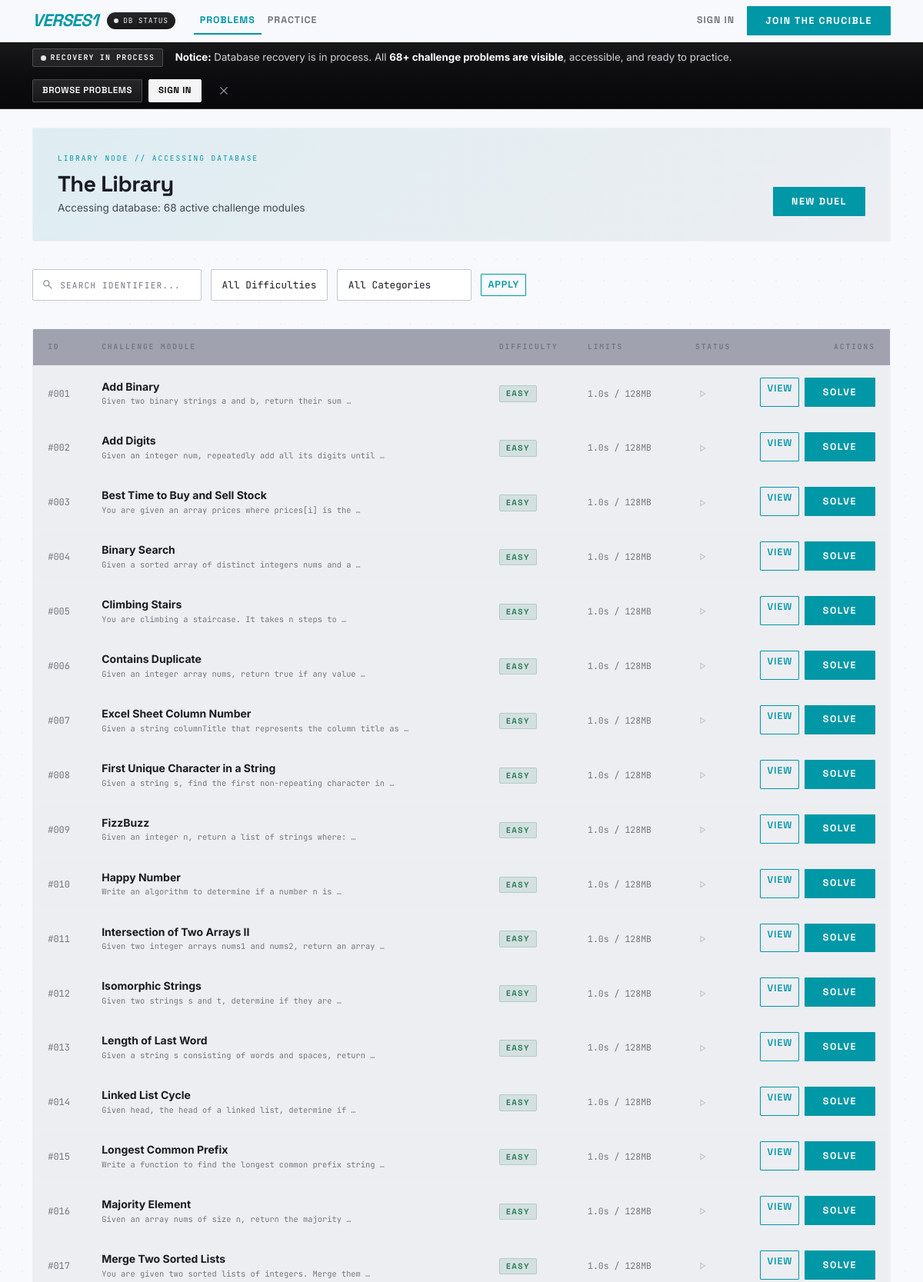
The app's page /problems/ (upper part) with its own data.
### battles/models.py (models this page shows, shortened)
class ProblemStatement(models.Model):
    DIFFICULTY_CHOICES = [
        ('easy', 'Easy'),
        ('medium', 'Medium'),
        ('hard', 'Hard'),
    ]
    title = models.CharField(max_length=200)
    slug = models.SlugField(unique=True)
    description = models.TextField(help_text="Problem description in Markdown")
    input_format = models.TextField(help_text="Description of input format")
    output_format = models.TextField(help_text="Description of expected output format")
    constraints = models.TextField(help_text="Constraints (e.g., 1 <= n <= 10^5)")
    example_input = models.TextField(help_text="Example input to show users")
    example_output = models.TextField(help_text="Expected output for example")
    example_explanation = models.TextField(blank=True, help_text="Explanation of the example")
    difficulty = models.CharField(max_length=10, choices=DIFFICULTY_CHOICES, default='easy')
    categories = models.ManyToManyField(Category, related_name='problems', blank=True)
    time_limit_seconds = models.FloatField(default=2.0, help_text="Time limit per test case")
    memory_limit_mb = models.IntegerField(default=256, help_text="Memory limit in MB")
    function_signature = models.CharField(
        max_length=200,
        help_text="Function signature users must implement, e.g., 'def solution(nums, target):'"
    )
    starter_code = models.TextField(
        blank=True,
        help_text="Starter code template for users"
    )
    is_active = models.BooleanField(default=True)
    created_at = models.DateTimeField(auto_now_add=True)
    updated_at = models.DateTimeField(auto_now=True)
    class Meta:
        ordering = ['difficulty', 'title']
        indexes = [
            models.Index(fields=['is_active', 'difficulty', 'title'], name='prob_active_diff_title_idx'),
        ]

### battles/views.py (the view, shortened to what this page needs)
# urls.py: path('problems/', views.problem_list, name='problem_list'),
def problem_list(request):
    ensure_problems_loaded()
    category_slug = request.GET.get('category')
    difficulty = request.GET.get('difficulty')
    search_query = request.GET.get('q', '')
    problems = ProblemStatement.objects.filter(is_active=True).prefetch_related('categories')
    total_problems = problems.count()
    if search_query:
        problems = problems.filter(title__icontains=search_query)
    if category_slug:
        problems = problems.filter(categories__slug=category_slug)
    if difficulty:
        problems = problems.filter(difficulty=difficulty)
    problems = list(problems.order_by('difficulty', 'title').distinct())
    total_filtered_problems = len(problems)
    categories = Category.objects.all()
    solved_problems = []
    return render(request, 'battles/problem_list.html', {
        'problems': problems,
        'problem_rows': [
            {
                'id': problem.id,
                'slug': problem.slug,
                'title': problem.title,
                'description': problem.description,
                'difficulty': problem.get_difficulty_display(),
                'difficulty_key': problem.difficulty,
                'time_limit_seconds': problem.time_limit_seconds,
                'memory_limit_mb': problem.memory_limit_mb,
                'is_solved': problem.id in solved_problems,
            }
            for problem in problems
        ],
        'total_filtered_problems': total_filtered_problems,
        'categories': categories,
        'selected_category': category_slug,
        'selected_difficulty': difficulty,
        'solved_problems': solved_problems,
        'search_query': search_query,
    })

### battles/views.py (called while the page is built)
def ensure_problems_loaded():
    try:
        if not ProblemStatement.objects.filter(is_active=True).exists():
            from django.core.management import call_command
            call_command('sync_problem_catalog', verbosity=0)
    except Exception as e:
        import logging
        logging.getLogger(__name__).warning("Auto-syncing problem catalog failed: %s", e)

### battles/templates/battles/problem_list.html (shortened to what this page needs)
{% extends "base.html" %}
{% block content %}
<div class="bank-container">
    <div class="bank-hero">
        <div style="position:relative;z-index:1;">
            <div class="d-flex flex-wrap justify-content-between gap-2 align-items-end">
                <div>
                    <div class="eyebrow">Library Node // Accessing Database</div>
                    <h2>The Library</h2>
                    <div class="subtitle">Accessing database: {{ total_filtered_problems }} active challenge modules</div>
                </div>
                <a href="{% url 'create_battle' %}" class="btn btn-primary">New Duel</a>
            </div>
        </div>
    </div>
    <div class="d-flex flex-wrap justify-content-between align-items-center gap-3">
        <form method="get" class="filter-bar" id="filterForm">
            <div class="search-field">
                <span class="material-symbols-outlined">search</span>
                <input type="text" class="form-control" placeholder="SEARCH IDENTIFIER..." name="q" value="{{ search_query }}">
            </div>
            <select class="form-select" name="difficulty" style="width:auto;min-width:150px;" onchange="this.form.submit()">
                <option value="">All Difficulties</option>
            </select>
            <select class="form-select" name="category" style="width:auto;min-width:150px;" onchange="this.form.submit()">
                <option value="">All Categories</option>
            </select>
            <button class="btn btn-outline-primary btn-sm" type="submit">Apply</button>
        </form>
    </div>
    <div class="problems-table" id="problemsTable">
        <table style="width:100%; border-collapse:collapse;">
            <thead>
                <tr>
                    <th style="width:70px;">ID</th>
                    <th>Challenge Module</th>
                    <th style="width:110px;">Difficulty</th>
                    <th style="width:140px;">Limits</th>
                    <th style="width:80px;">Status</th>
                    <th style="width:160px;" class="text-end">Actions</th>
                </tr>
            </thead>
            <tbody id="problemsBody">
                {% for problem in problems %}
                <tr data-href="{% url 'problem_detail' problem.slug %}" class="problem-row" onclick="window.location.href='{% url 'problem_detail' problem.slug %}'" style="cursor:pointer;">
                    <td><span style="font-family:'JetBrains Mono',monospace;font-size:0.75rem;color:var(--outline);">#{{ forloop.counter|stringformat:"03d" }}</span></td>
                    <td>
                        <div class="problem-title" style="font-weight:700;color:var(--on-surface);">{{ problem.title }}</div>
                        <div class="problem-sub" style="font-family:'JetBrains Mono',monospace;font-size:0.65rem;color:var(--outline);">{{ problem.description|truncatewords:10 }}</div>
                    </td>
                    <td>
                        <span class="diff {{ problem.difficulty }}" style="font-size:0.65rem;font-weight:700;padding:0.2rem 0.5rem;border-radius:2px;text-transform:uppercase;">{{ problem.get_difficulty_display }}</span>
                    </td>
                    <td>
                        <span style="font-family:'JetBrains Mono',monospace;font-size:0.72rem;color:var(--outline);">{{ problem.time_limit_seconds }}s / {{ problem.memory_limit_mb }}MB</span>
                    </td>
                    <td>
                        {% if problem.id in solved_problems %}
                        <span class="material-symbols-outlined" style="color:var(--secondary);font-variation-settings:'FILL' 1;font-size:18px;">check_circle</span>
                        {% else %}
                        <span class="material-symbols-outlined" style="color:var(--outline-variant);font-size:18px;">play_arrow</span>
                        {% endif %}
                    </td>
                    <td class="text-end" onclick="event.stopPropagation();">
                        <span class="action-stack">
                            <a href="{% url 'problem_detail' problem.slug %}" class="btn btn-sm btn-outline-primary">View</a>
                            <a href="{% url 'practice_problem' problem.slug %}" class="btn btn-sm btn-primary">Solve</a>
                        </span>
                    </td>
                </tr>
                {% empty %}
                <tr>
                    <td colspan="6" class="text-center py-4" style="color:var(--outline);">No problems matched the selected filters.</td>
                </tr>
                {% endfor %}
            </tbody>
        </table>
    </div>
</div>
{% endblock %}

### battles/templates/battles/problem_list.html (style rules this page uses)
html { scroll-behavior: smooth; }
.bank-container { display: grid; grid-template-columns: 1fr; gap: 1.5rem; }
.bank-hero { background: var(--surface-container); border: 1px solid rgba(255, 255, 255, 0.05); padding: 2rem; border-radius: 2px; position: relative; overflow: hidden; }
.bank-hero::before { content: ''; position: absolute; inset: 0; background: linear-gradient(135deg, rgba(0, 218, 243, 0.06), transparent); pointer-events: none; }
.bank-hero .eyebrow { font-family: 'JetBrains Mono', monospace; font-size: 0.6rem; color: var(--primary); text-transform: uppercase; letter-spacing: 0.2em; margin-bottom: 0.5rem; }
.bank-hero h2 { font-family: 'Space Grotesk', sans-serif; font-size: 1.8rem; font-weight: 800; margin-bottom: 0.25rem; }
.bank-hero .subtitle { color: var(--on-surface-variant); font-size: 0.85rem; }
.filter-bar { display: flex; flex-wrap: wrap; align-items: center; gap: 0.75rem; padding: 0.75rem 0; }
.search-field { position: relative; }
.search-field .material-symbols-outlined { position: absolute; left: 0.75rem; top: 50%; transform: translateY(-50%); font-size: 16px; color: var(--outline); }
.search-field input { padding-left: 2.2rem !important; width: 220px; }
.problems-table { background: var(--surface-container); border: 1px solid rgba(255, 255, 255, 0.05); border-radius: 2px; overflow: hidden; }
.problems-table table { width: 100%; border-collapse: collapse; }
.problems-table th { background: rgba(45, 52, 73, 0.4); color: var(--outline); font-family: 'JetBrains Mono', monospace; font-size: 0.6rem; font-weight: 700; text-transform: uppercase; letter-spacing: 0.2em; padding: 1rem 1.2rem; border-bottom: 1px solid rgba(255, 255, 255, 0.05); }
.problems-table td { padding: 1rem 1.2rem; border-bottom: 1px solid rgba(255, 255, 255, 0.03); vertical-align: middle; }
.problems-table tr { transition: background 0.15s; }
.problem-title { font-weight: 700; color: var(--on-surface); transition: color 0.2s; }
.problem-sub { font-family: 'JetBrains Mono', monospace; font-size: 0.625rem; color: var(--outline); }
.action-stack { display: inline-flex; gap: 0.4rem; }

### battles/templates/base.html (style rules this page uses)
.material-symbols-outlined { font-variation-settings: 'FILL' 0, 'wght' 300, 'GRAD' 0, 'opsz' 24; vertical-align: middle; font-size: 20px; }

### records on screen
ProblemStatement: title "Add Binary", description "Given two binary strings a and b, return their sum …", difficulty "EASY", time_limit_seconds "1.0", memory_limit_mb "128"
ProblemStatement: title "Add Digits", description "Given an integer num, repeatedly add all its digits until …", difficulty "EASY", time_limit_seconds "1.0", memory_limit_mb "128"
ProblemStatement: title "Best Time to Buy and Sell Stock", description "You are given an array prices where prices[i] is the …", difficulty "EASY", time_limit_seconds "1.0", memory_limit_mb "128"
ProblemStatement: title "Binary Search", description "Given a sorted array of distinct integers nums and a …", difficulty "EASY", time_limit_seconds "1.0", memory_limit_mb "128"
ProblemStatement: title "Climbing Stairs", description "You are climbing a staircase. It takes n steps to …", difficulty "EASY", time_limit_seconds "1.0", memory_limit_mb "128"
ProblemStatement: title "Contains Duplicate", description "Given an integer array nums, return true if any value …", difficulty "EASY", time_limit_seconds "1.0", memory_limit_mb "128"
ProblemStatement: title "Excel Sheet Column Number", description "Given a string columnTitle that represents the column title as …", difficulty "EASY", time_limit_seconds "1.0", memory_limit_mb "128"
ProblemStatement: title "First Unique Character in a String", description "Given a string s, find the first non-repeating character in …", difficulty "EASY", time_limit_seconds "1.0", memory_limit_mb "128"
ProblemStatement: title "FizzBuzz", description "Given an integer n, return a list of strings where: …", difficulty "EASY", time_limit_seconds "1.0", memory_limit_mb "128"
ProblemStatement: title "Happy Number", description "Write an algorithm to determine if a number n is …", difficulty "EASY", time_limit_seconds "1.0", memory_limit_mb "128"
ProblemStatement: title "Intersection of Two Arrays II", description "Given two integer arrays nums1 and nums2, return an array …", difficulty "EASY", time_limit_seconds "1.0", memory_limit_mb "128"
ProblemStatement: title "Isomorphic Strings", description "Given two strings s and t, determine if they are …", difficulty "EASY", time_limit_seconds "1.0", memory_limit_mb "128"
ProblemStatement: title "Length of Last Word", description "Given a string s consisting of words and spaces, return …", difficulty "EASY", time_limit_seconds "1.0", memory_limit_mb "128"
ProblemStatement: title "Linked List Cycle", description "Given head, the head of a linked list, determine if …", difficulty "EASY", time_limit_seconds "1.0", memory_limit_mb "128"
ProblemStatement: title "Longest Common Prefix", description "Write a function to find the longest common prefix string …", difficulty "EASY", time_limit_seconds "1.0", memory_limit_mb "128"
ProblemStatement: title "Majority Element", description "Given an array nums of size n, return the majority …", difficulty "EASY", time_limit_seconds "1.0", memory_limit_mb "128"
ProblemStatement: title "Merge Two Sorted Lists", description "You are given two sorted lists of integers. Merge them …", difficulty "EASY", time_limit_seconds "1.0", memory_limit_mb "128"

### other values on screen
{{ total_filtered_problems }} "68"
